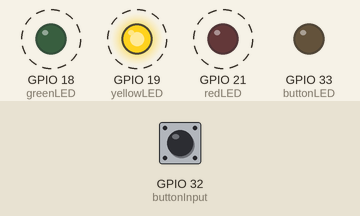
This sketch was run on a simulated ESP32. Shown: output pins drawn as LEDs (lit = HIGH). Dashed ring = blinking. Inputs (shaded band) come from the test bench; at power-on: GPIO 32 (buttonInput) LOW.

Above: at 1.25 s.
1.3 s: GPIO 32 (buttonInput) pulled HIGH for 0.15 s
At 1.37 s:
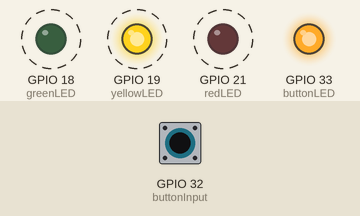
4.3 s: GPIO 32 (buttonInput) pulled HIGH for 1 s
At 5.55 s:
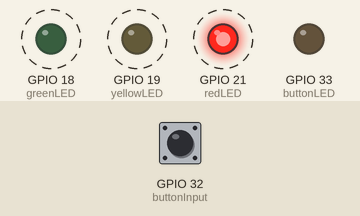
7.3 s: GPIO 32 (buttonInput) pulled HIGH for 3.2 s
At 7.95 s:
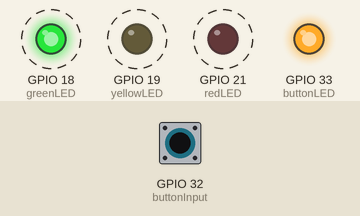
Timing chart, 0 to 18.0 s (numbered marks = the images above; inputs shaded):
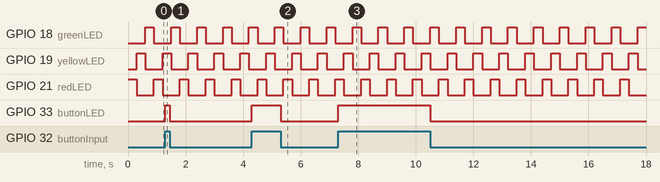

Measured:
- after the input at 1.3 s, GPIO 33 (buttonLED): LOW → HIGH at once, → LOW 0.15 s later
- after the input at 4.3 s, GPIO 33 (buttonLED): LOW → HIGH at once, → LOW 1.0 s later
- after the input at 7.3 s, GPIO 33 (buttonLED): LOW → HIGH at once, → LOW 3.2 s later
- by itself, GPIO 18 (greenLED), GPIO 19 (yellowLED), GPIO 21 (redLED): alternates HIGH for 0.30 s and LOW for 0.60 s

The sketch:

triple_stinky_blinky.ino
```cpp
const int redLED = 21;
const int yellowLED = 19;
const int greenLED = 18;
const int buttonLED = 33;
const int buttonInput = 32;
unsigned long startTime;
unsigned long currentTime;
const int period = 300;
int currentLED = 1;

void setup() {
  pinMode(redLED, OUTPUT);
  pinMode(yellowLED, OUTPUT);
  pinMode(greenLED, OUTPUT);
  pinMode(buttonInput, INPUT);
  pinMode(buttonLED, OUTPUT);
  digitalWrite(redLED, HIGH);
  startTime = millis();
  currentTime = millis();
}

void loop() {
  currentTime = millis();
  if (currentTime - startTime >= period) {
    switchLED();
    startTime = currentTime;
  }
  checkButton();
}

// Switches lit LED based on what previous one was
void switchLED() {
  if (currentLED == 1) {
    digitalWrite(redLED, LOW);
    digitalWrite(yellowLED, HIGH);
    currentLED = 2;
  }
  else if (currentLED == 2) {
    digitalWrite(yellowLED, LOW);
    digitalWrite(greenLED, HIGH);
    currentLED = 3;
  }
  else {
    digitalWrite(greenLED, LOW);
    digitalWrite(redLED, HIGH);
    currentLED = 1;
  }
}

// Checks if button is depressed and turns on LED
void checkButton() {
  if (digitalRead(buttonInput) == HIGH) {
    digitalWrite(buttonLED, HIGH);
  }
  else {
    digitalWrite(buttonLED, LOW);
  }
}
```
